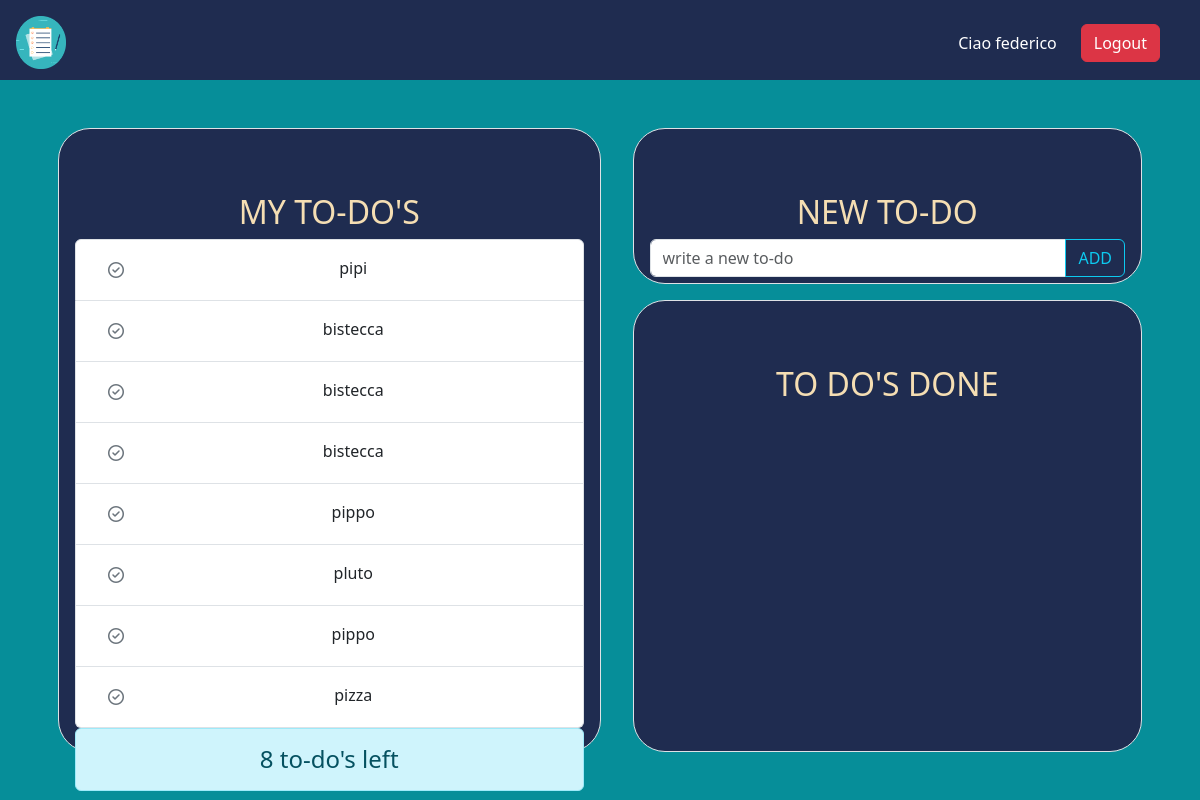
/ (signed in), run on the app's committed database.
### tables this page shows
CREATE TABLE `todo_list` (
  `id` int(11) NOT NULL,
  `nome_todo` text NOT NULL,
  `status` tinyint(1) NOT NULL,
  `user_id` int(11) NOT NULL
);

### index.php (the view, shortened to what this page needs)
<?php
require_once __DIR__ . "/login.php";
$connection = new mysqli(DB_SERVER, DB_USERNAME, DB_PASSWORD, DB_NAME);
$user_id = isset($_SESSION['user_id']) ? $_SESSION['user_id'] : null;
if ($user_id !== null) {
  $sql = "SELECT `id`, `nome_todo`, `status`, `user_id` FROM `todo_list` WHERE `user_id` = '$user_id'";
  $results = $connection->query($sql);
};
$sqlRemaining = "SELECT COUNT(*) AS remaining_todos FROM `todo_list` WHERE `user_id` = '$user_id' AND `status` = 0";
$resultRemaining = $connection->query($sqlRemaining);
$rowRemaining = $resultRemaining->fetch_assoc();
$remainingTodos = ($rowRemaining) ? $rowRemaining['remaining_todos'] : 0;
?>
<!DOCTYPE html>
<html lang="en">
<head>
  <link href="https://cdn.jsdelivr.net/npm/bootstrap@5.3.2/dist/css/bootstrap.min.css" rel="stylesheet">
  <link rel="stylesheet" href="https://cdnjs.cloudflare.com/ajax/libs/font-awesome/6.5.1/css/all.min.css" />
  <link rel="stylesheet" href="css/style.css">
</head>
<body>
  <?php if (!empty($_SESSION['username']) && !empty($_SESSION['user_id'])) { ?>
    <header>
      <nav class="d-flex justify-content-between ">
        <div>
          <img class="ms_logo" src="img/logo.png" alt="">
        </div>
        <div class="d-flex me-4 align-items-center">
          <span class="px-4">Ciao <?php echo $_SESSION['username']; ?></span>
          <form action="logout.php" method="POST">
            <button type="submit" class="btn btn-danger">Logout</button>
          </form>
        </div>
      </nav>
    </header>
  <?php } ?>
  <div class="container py-5 ms_container">
    <?php if (!empty($_SESSION['user_id']) && !empty($_SESSION['username'])) { ?>
      <?php if ($results && $results->num_rows >= 0) { ?>
        <section id="ms-list_group" class="d-flex flex-column justify-content-between border">
          <div>
            <h2 class="text-center pt-5">MY TO-DO'S</h2>
            <div class="ms-scroll">
              <ul class="list-group ">
                <?php $results->data_seek(0); ?>
                <?php while ($row = $results->fetch_assoc()) { ?>
                  <?php if ($row['status'] == 0) { ?>
                    <li class="list-group-item d-flex">
                      <form action="index.php" method="POST" class="p-1">
                        <button type="submit" class="btn btn-outline-secondary border-0"><i class="fa-regular fa-circle-check"></i></button>
                      </form>
                      <p class="p-2 m-0 text-center flex-grow-1"><?php echo $row['nome_todo'] ?></p>
                    </li>
                  <?php } ?>
                <?php } ?>
              </ul>
            </div>
          </div>
          <h4 class="text-center alert alert-info"><?php echo $remainingTodos; ?> to-do's left</h4>
        </section>
        <section id="ms-new_todo" class="d-flex flex-column justify-content-between h-100">
          <div class="h-25 border ms_new-div">
            <h2 class="text-center pt-5">NEW TO-DO</h2>
            <form action="index.php" method="POST">
              <div class="input-group mb-3">
                <input type="text" class="form-control" id="newtodo" name="newtodo" aria-label="Recipient's username" aria-describedby="button-addon2" placeholder="write a new to-do">
                <button type="submit" class="btn btn-outline-info" id="button-addon2">ADD</button>
              </div>
            </form>
          </div>
          <div class="ms_done-todo h-75 border ms-scroll">
            <h2 class="text-center pt-5">TO DO'S DONE</h2>
          </div>
        </section>
      <?php } ?>
      <?php } ?>
      </div>
</body>
</html>

### css/style.css (style rules this page uses)
* { margin: 0; padding: 0; box-sizing: border-box; }
img { max-width: 100%; }
body { background-color: #068e99; }
header { height: 80px; padding: 1rem; background-color: #1F2C50; color: white; }
.ms-scroll { overflow-y: auto; }
.ms_logo { width: 50px; }
.ms_container { display: flex; height: calc(100vh - 80px); }
#ms-list_group { width: 50%; padding: 1rem; height: 100%; margin: 0 1rem; background-color: #1F2C50; color: wheat; border-radius: 2rem; }
#ms-new_todo { width: 50%; }
.ms_new-div { padding: 1rem; margin: 0 1rem 1rem; background-color: #1F2C50; color: wheat; border-radius: 2rem; }
.ms_done-todo { margin: 0 1rem; padding: 1rem; background-color: #1F2C50; color: wheat; border-radius: 2rem; }

### data on the page
todo_list: nome_todo "pipi"
todo_list: nome_todo "bistecca"
todo_list: nome_todo "bistecca"
todo_list: nome_todo "bistecca"
todo_list: nome_todo "pippo"
todo_list: nome_todo "pluto"
todo_list: nome_todo "pippo"
todo_list: nome_todo "pizza"

### other printed values
$_SESSION['username'] "federico"
$remainingTodos "8"
